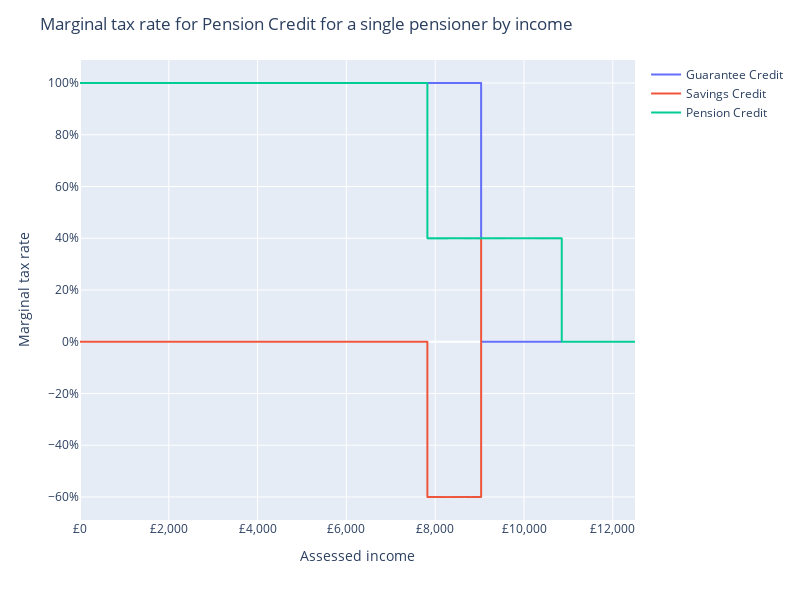

The notebook cell this image was saved under:
### Markdown cell above
We can also visualise the marginal tax rate imposed by Pension Credit. Guarantee Credit has a single 100% marginal tax rate: every pound a pensioner gains in income, they lose from their Guarantee Credit entitlement. Savings Credit has a negative (-60%) MTR initially, rewarding each marginal pound with a 60p bonus. After the Minimum Guarantee is reached, this changes to a phase-out, withdrawing 40p for every additional pound of income. This results in the following marginal tax rate schedule: 100% up to the Savings Credit threshold, then 40% up to the Minimum Guarantee and continuing until Savings Credit is reduced to nil.

### Code cell
mtr_df = pd.DataFrame({
    "Assessed income": sim.calc("pension_credit_income")[0],
    "Guarantee Credit": -sim.deriv("guarantee_credit", wrt="pension_credit_income"),
    "Savings Credit": -sim.deriv("savings_credit", wrt="pension_credit_income"),
    "Pension Credit": -sim.deriv("pension_credit", wrt="pension_credit_income"),
})

px.line(mtr_df, y=["Guarantee Credit", "Savings Credit", "Pension Credit"], x="Assessed income").update_layout(
    title="Marginal tax rate for Pension Credit for a single pensioner by income",
    yaxis_tickformat=".0%",
    xaxis_tickformat=",",
    xaxis_tickprefix="£",
    yaxis_title="Marginal tax rate",
    height=600,
    width=800,
    legend_title="",
)

### Figure 1 — Plotly figure (JSON) as saved in the notebook; plotly's stock layout.template omitted (floating-point values rounded to 4 significant figures; data arrays with more than 128 entries replaced by an {"elided": "..."} marker saying what was removed)
{"data": [{"hovertemplate": "variable=Guarantee Credit<br>Assessed income=%{x}<br>value=%{y}<extra></extra>", "legendgroup": "Guarantee Credit", "line": {"color": "#636efa", "dash": "solid"}, "marker": {"symbol": "circle"}, "mode": "lines", "name": "Guarantee Credit", "showlegend": true, "type": "scattergl", "x": {"elided": "12501 int values"}, "xaxis": "x", "y": {"elided": "12501 int values"}, "yaxis": "y"}, {"hovertemplate": "variable=Savings Credit<br>Assessed income=%{x}<br>value=%{y}<extra></extra>", "legendgroup": "Savings Credit", "line": {"color": "#EF553B", "dash": "solid"}, "marker": {"symbol": "circle"}, "mode": "lines", "name": "Savings Credit", "showlegend": true, "type": "scattergl", "x": {"elided": "12501 int values"}, "xaxis": "x", "y": {"elided": "12501 float values"}, "yaxis": "y"}, {"hovertemplate": "variable=Pension Credit<br>Assessed income=%{x}<br>value=%{y}<extra></extra>", "legendgroup": "Pension Credit", "line": {"color": "#00cc96", "dash": "solid"}, "marker": {"symbol": "circle"}, "mode": "lines", "name": "Pension Credit", "showlegend": true, "type": "scattergl", "x": {"elided": "12501 int values"}, "xaxis": "x", "y": {"elided": "12501 float values"}, "yaxis": "y"}], "layout": {"height": 600, "legend": {"title": {"text": ""}, "tracegroupgap": 0}, "margin": {"t": 60}, "title": {"text": "Marginal tax rate for Pension Credit for a single pensioner by income"}, "width": 800, "xaxis": {"anchor": "y", "autorange": true, "domain": [0, 1], "range": [0, 12500], "tickformat": ",", "tickprefix": "£", "title": {"text": "Assessed income"}, "type": "linear"}, "yaxis": {"anchor": "x", "autorange": true, "domain": [0, 1], "range": [-0.6889, 1.089], "tickformat": ".0%", "title": {"text": "Marginal tax rate"}, "type": "linear"}}}
